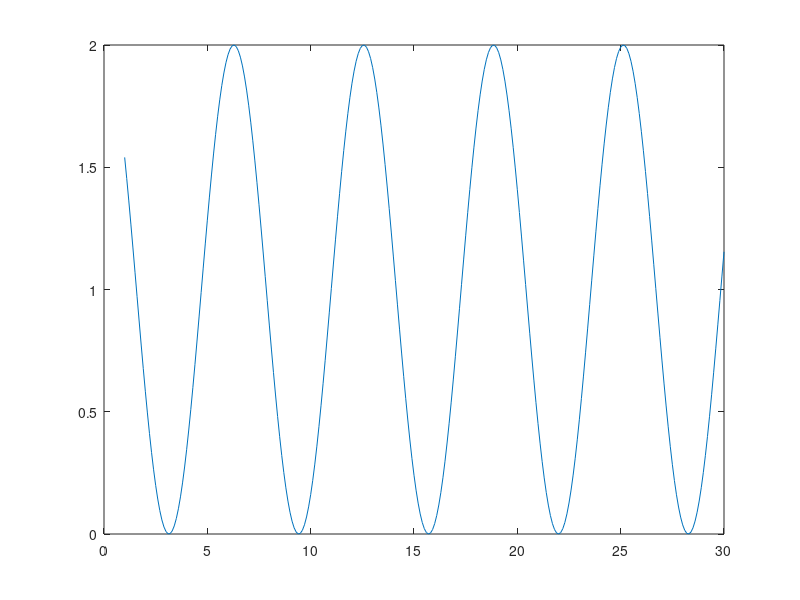
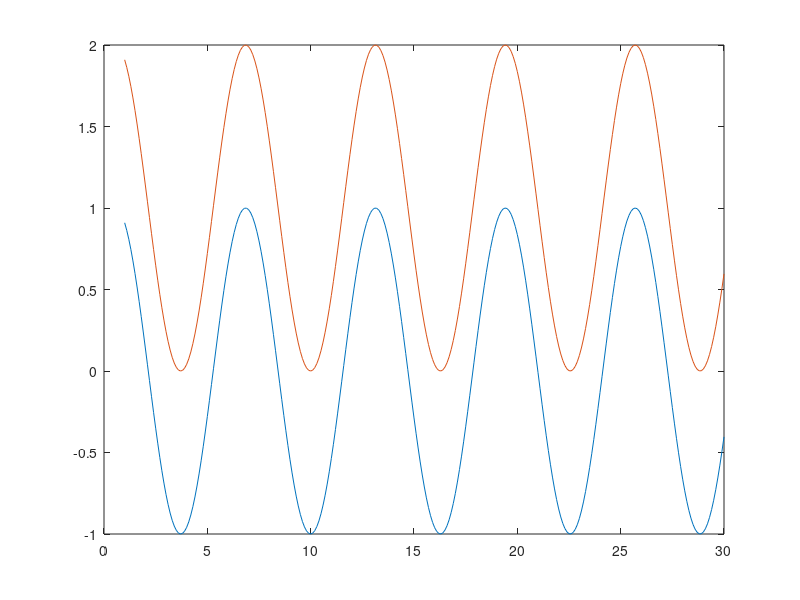
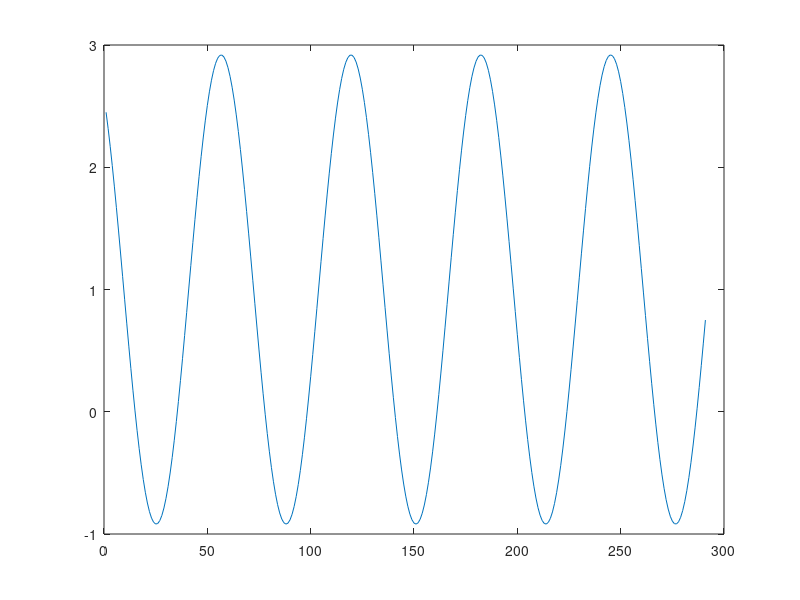
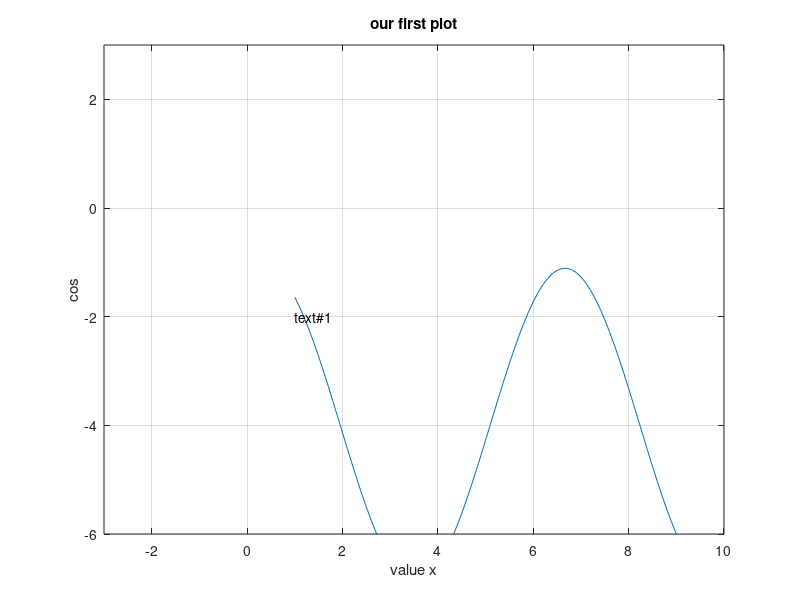

Here is the MATLAB script that generated these plots, in order:
x=1.0:0.1:30;
%xcos=cos(x);
x_cos=cos(x)+1;
figure; %open figure window
plot(x,x_cos);
x_sin=sin(x+1); %highlight and press f9-> this will run only the highlighted code
figure;
plot(x,x_sin);
hold on; plot(x,x_sin+1);
sum_cs=x_cos+x_sin;
figure;
plot(x,sum_cs)
plot(sum_cs)
figure; 
plot(x,x_cos+x_sin*2-5)
grid on %can also use grid off
xlabel('value x')
ylabel('cos')
title ('our first plot')
text(1,-2, 'text#1')
xmin =-3; xmax =10; ymin=-6; ymax=3;
axis([xmin xmax ymin ymax])

v=rand(1,10);
figure;
plot(v);

clear all;
close all;
x=3:10;
y = x+1;
figure;plot(x,y,'+g');%'*r' ->many symbols and colour variations
Arr=[0 2 4 10; 0 3 3 20; 10 5 1 13]
figure;plot(Arr);
figure;plot(Arr');

figure;subplot(1,2,1);
plot (Arr)
subplot(1,2,2); %subplot (x,y,p) x= rows y = columns p=position
plot (Arr')

figure;subplot(2,2,1);
plot (Arr)
subplot(2,2,3);
plot (Arr')
subplot(2,2,[2,4]);
plot (Arr)

